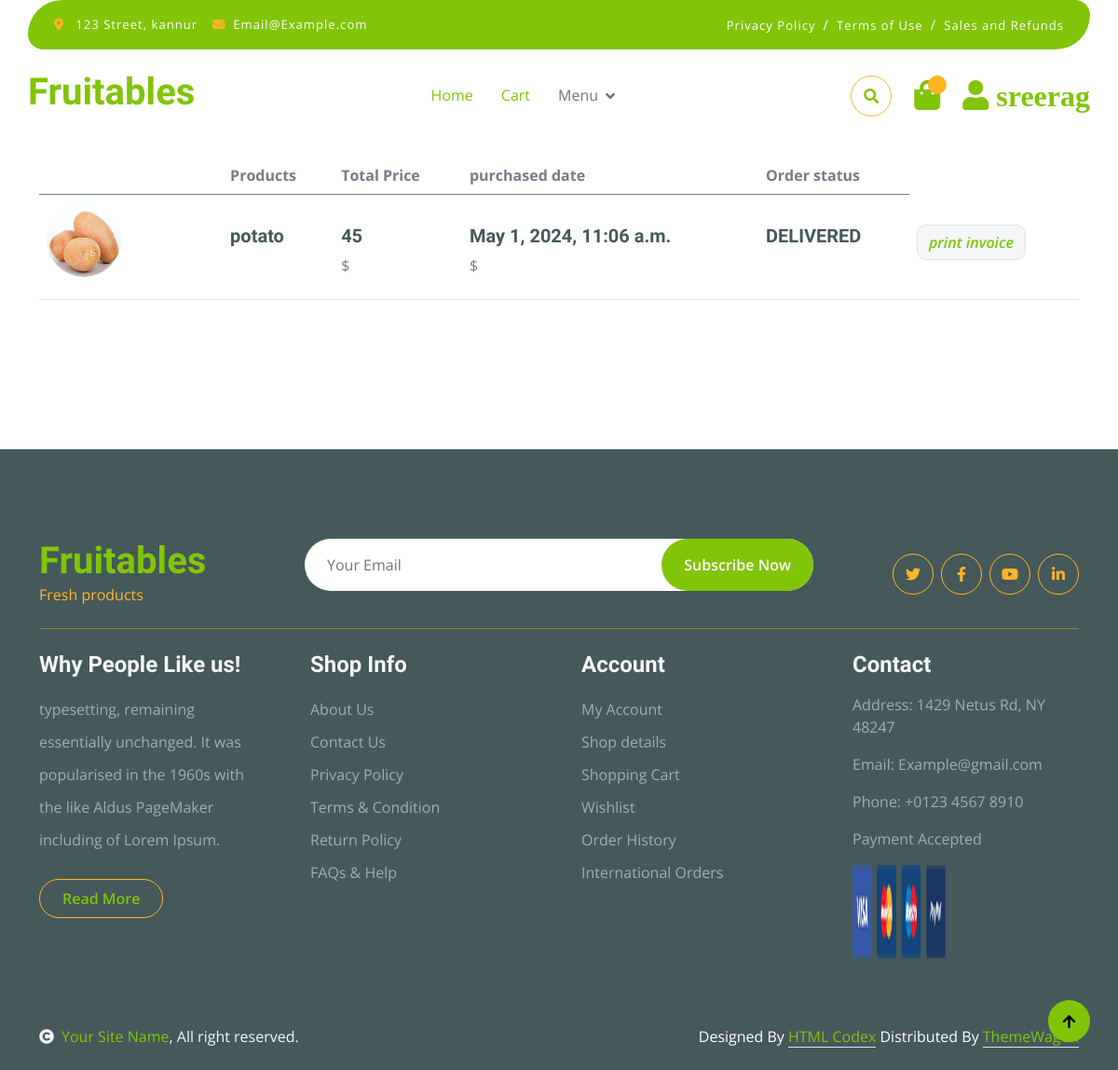
Page /order/userdetails/ (signed in) on the committed database.
### order/models.py (models this page shows)
class Order(models.Model):
    choice = (
    ("WAITING FOR SHIPPING", "waiting for shipping"),
    ("PRODUCT ON THE WAY", "product on the way"),
    ("OUT OF DELIVERY", "out of delivery"),
    ("DELIVERED", "delivered"),
)
    product = models.ForeignKey(
        Cart, on_delete=models.CASCADE, blank=True, null=True)
    user = models.ForeignKey(
        User, on_delete=models.CASCADE, blank=True, null=True)
    address = models.CharField(max_length=200, blank=True, null=True)
    created_date = models.DateTimeField(auto_now_add=True)
    orderstatus = models.CharField(max_length=50,
                                   choices=choice,
                                   default="WAITING FOR SHIPPING")
    file = models.FileField(upload_to='pdffile', blank=True, null=True)
    invoice_created = models.BooleanField(blank=True, null=True, default=False)

### cart/models.py (models this page shows, shortened)
class Cart(models.Model):
    product = models.ForeignKey(
        Product, on_delete=models.CASCADE, blank=True, null=True)
    user = models.ForeignKey(
        User, on_delete=models.CASCADE, blank=True, null=True)
    qty = models.IntegerField(default=1)
    total = models.IntegerField(blank=True, null=True)
    order_complted=models.BooleanField(default=False)

### app/models.py (models this page shows, shortened)
class Product(models.Model):
    name = models.CharField(max_length=50, blank=True, null=True)
    desc = models.TextField(blank=True, null=True)
    price = models.IntegerField(blank=True, null=True)
    image = models.ImageField(
        upload_to='images', default='image not available')
    thumbnails = models.ImageField(upload_to='thumbnail', blank=True)
    categ = models.ForeignKey(
        'category', on_delete=models.CASCADE, blank=True, null=True)
    created = models.DateTimeField(auto_now=True)
    class Meta:
        ordering = ['-created']

### order/views.py (the view)
# urls.py: path('userdetails/',userOrder,name='userdetails'),
@login_required(login_url='login')
def userOrder(request):
    order = Order.objects.filter(user=request.user)
    context = {'order': order}
    invoiceGeneration(request)
    return render(request, 'userdetails.html', context)

### order/views.py (called while the page is built, shortened)
def invoiceGeneration(request):
     print('wooo')
     invoice = Order.objects.filter(
        user=request.user, orderstatus='DELIVERED').filter(invoice_created=False)

### templates/userdetails.html (shortened to what this page needs)
{% extends "index.html" %}
{% block userdetails %}
<br>
<br>
<br>
<div class="container-fluid py-5 ">
    <div class="container py-5">
        <form action="{% url 'checkout' %}" method="GET"> {% csrf_token %}
        <div class="table-responsive">
            <table class="table">
                <thead>
                  <tr>
                    <th scope="col"></th>
                    <th scope="col">Products</th>
                    <th scope="col"> Total Price</th>
                    <th scope="col"> purchased date</th>
                    <th scope="col"> Order status</th>
                  </tr>
                </thead>
                <tbody>
                    {% for i in order  %}
                    <tr>
                        <th scope="row p-5">
                            <div class="d-flex align-items-center">
                                <img src="{{i.product.product.image.url}}" class="img-fluid me-5 rounded-circle" style="width: 80px; height: 80px;" alt="">
                            </div>
                        </th>
                        <td>
                            <p class="mb-0 mt-4"><h5>{{i.product.product.name}}</h5></p>
                        </td>
                        <td>
                            <p class="mb-0 mt-4"><h5>{{i.product.product.price}} </h5>$</p>
                        </td>
                        <td>
                            <p class="mb-0 mt-4"><h5>{{i.created_date}} </h5>$</p>
                        </td>
                        <td>
                            <p class="mb-0 mt-4"><h5>{{i.orderstatus}} </h5></p>
                        </td>
                        {% if  i.orderstatus == "DELIVERED" %}
                        <td>
                            <button class="btn btn-md  bg-light border mt-4" type="" >
                                <i class="text-danger"><a href="{% url 'downloadInvoice' i.id %}">print invoice</a></i>
                            </button>
                        </td>
                        {% endif %}
                    </tr>
                    {% endfor %}
                </tbody>
            </table>
        </div>
    </form>
                </div>
            </div>
{% endblock userdetails %}

### templates/index.html (shortened to what this page needs)
{% load static %}
<!DOCTYPE html>
<html lang="en">
<head>
  <link rel="stylesheet" href="https://use.fontawesome.com/releases/v5.15.4/css/all.css" />
  <link href="https://cdn.jsdelivr.net/npm/bootstrap-icons@1.4.1/font/bootstrap-icons.css" rel="stylesheet" />
  <link href="{% static 'lib/lightbox/css/lightbox.min.css' %}" rel="stylesheet" />
  <link href="{% static 'lib/owlcarousel/assets/owl.carousel.min.css' %}" rel="stylesheet" />
  <link href="{% static 'css/bootstrap.min.css' %}" rel="stylesheet" />
  <link href="{% static 'css/style.css' %}" rel="stylesheet" />
</head>
<body>
  <div class="container-fluid fixed-top">
    <div class="container topbar bg-primary d-none d-lg-block">
      <div class="d-flex justify-content-between">
        <div class="top-info ps-2">
          <small class="me-3"><i class="fas fa-map-marker-alt me-2 text-secondary"></i>
            <a href="#" class="text-white">123 Street, kannur</a></small>
          <small class="me-3"><i class="fas fa-envelope me-2 text-secondary"></i><a href="#"
              class="text-white">Email@Example.com</a></small>
        </div>
        <div class="top-link pe-2">
          <a href="#" class="text-white"><small class="text-white mx-2">Privacy Policy</small>/</a>
          <a href="#" class="text-white"><small class="text-white mx-2">Terms of Use</small>/</a>
          <a href="#" class="text-white"><small class="text-white ms-2">Sales and Refunds</small></a>
        </div>
      </div>
    </div>
    <div class="container px-0">
      <nav class="navbar navbar-light bg-white navbar-expand-xl">
        <a href="index.html" class="navbar-brand">
          <h1 class="text-primary display-6">Fruitables</h1>
        </a>
        <div class="collapse navbar-collapse bg-white" id="navbarCollapse">
          <div class="navbar-nav mx-auto">
            <a href="{% url 'index' %}" class="nav-item nav-link active">Home</a>
            <a href="{% url 'cart' %}" class="nav-item nav-link active">Cart</a>
            <div class="nav-item dropdown">
              <a href="#" class="nav-link dropdown-toggle" data-bs-toggle="dropdown">Menu</a>
            </div>
          </div>
          <div class="d-flex m-3 me-0">
            <button class="btn-search btn border border-secondary btn-md-square rounded-circle bg-white me-4"
              data-bs-toggle="modal" data-bs-target="#searchModal">
              <i class="fas fa-search text-primary"></i>
            </button>
            <a href="{% url 'cart' %}" class="position-relative me-4 my-auto">
              <i class="fa fa-shopping-bag fa-2x"></i>
              <span
                class="position-absolute bg-secondary rounded-circle d-flex align-items-center justify-content-center text-dark px-1"
                style="top: -5px; left: 15px; height: 20px; min-width: 20px">{{cart_count}}</span>
            </a>
            <a href="{% url 'userdetails' %}" class="my-auto">
              <i class="fas fa-user fa-2x"> {{request.user}}</i>
            </a>
          </div>
        </div>
      </nav>
    </div>
  </div>
  {% block userdetails %}
  {% endblock userdetails %}
  <div class="container-fluid bg-dark text-white-50 footer pt-5 mt-5">
    <div class="container py-5">
      <div class="pb-4 mb-4" style="border-bottom: 1px solid rgba(226, 175, 24, 0.5)">
        <div class="row g-4">
          <div class="col-lg-3">
            <a href="#">
              <h1 class="text-primary mb-0">Fruitables</h1>
              <p class="text-secondary mb-0">Fresh products</p>
            </a>
          </div>
          <div class="col-lg-6">
            <div class="position-relative mx-auto">
              <input class="form-control border-0 w-100 py-3 px-4 rounded-pill" type="number"
                placeholder="Your Email" />
              <button type="submit"
                class="btn btn-primary border-0 border-secondary py-3 px-4 position-absolute rounded-pill text-white"
                style="top: 0; right: 0">
                Subscribe Now
              </button>
            </div>
          </div>
          <div class="col-lg-3">
            <div class="d-flex justify-content-end pt-3">
              <a class="btn btn-outline-secondary me-2 btn-md-square rounded-circle" href=""><i
                  class="fab fa-twitter"></i></a>
              <a class="btn btn-outline-secondary me-2 btn-md-square rounded-circle" href=""><i
                  class="fab fa-facebook-f"></i></a>
              <a class="btn btn-outline-secondary me-2 btn-md-square rounded-circle" href=""><i
                  class="fab fa-youtube"></i></a>
              <a class="btn btn-outline-secondary btn-md-square rounded-circle" href=""><i
                  class="fab fa-linkedin-in"></i></a>
            </div>
          </div>
        </div>
      </div>
      <div class="row g-5">
        <div class="col-lg-3 col-md-6">
          <div class="footer-item">
            <h4 class="text-light mb-3">Why People Like us!</h4>
            <p class="mb-4">
              typesetting, remaining essentially unchanged. It was popularised
              in the 1960s with the like Aldus PageMaker including of Lorem
              Ipsum.
            </p>
            <a href="" class="btn border-secondary py-2 px-4 rounded-pill text-primary">Read More</a>
          </div>
        </div>
        <div class="col-lg-3 col-md-6">
          <div class="d-flex flex-column text-start footer-item">
            <h4 class="text-light mb-3">Shop Info</h4>
            <a class="btn-link" href="">About Us</a>
            <a class="btn-link" href="">Contact Us</a>
            <a class="btn-link" href="">Privacy Policy</a>
            <a class="btn-link" href="">Terms & Condition</a>
            <a class="btn-link" href="">Return Policy</a>
            <a class="btn-link" href="">FAQs & Help</a>
          </div>
        </div>
        <div class="col-lg-3 col-md-6">
          <div class="d-flex flex-column text-start footer-item">
            <h4 class="text-light mb-3">Account</h4>
            <a class="btn-link" href="">My Account</a>
            <a class="btn-link" href="">Shop details</a>
            <a class="btn-link" href="">Shopping Cart</a>
            <a class="btn-link" href="">Wishlist</a>
            <a class="btn-link" href="">Order History</a>
            <a class="btn-link" href="">International Orders</a>
          </div>
        </div>
        <div class="col-lg-3 col-md-6">
          <div class="footer-item">
            <h4 class="text-light mb-3">Contact</h4>
            <p>Address: 1429 Netus Rd, NY 48247</p>
            <p>Email: Example@gmail.com</p>
            <p>Phone: +0123 4567 8910</p>
            <p>Payment Accepted</p>
            <img src="{% static 'img/payment.png' %}" class="img-fluid" alt="" />
          </div>
        </div>
      </div>
    </div>
  </div>
  <div class="container-fluid copyright bg-dark py-4">
    <div class="container">
      <div class="row">
        <div class="col-md-6 text-center text-md-start mb-3 mb-md-0">
          <span class="text-light"><a href="#"><i class="fas fa-copyright text-light me-2"></i>Your Site
              Name</a>, All right reserved.</span>
        </div>
        <div class="col-md-6 my-auto text-center text-md-end text-white">
          Designed By
          <a class="border-bottom" href="https://htmlcodex.com">HTML Codex</a>
          Distributed By
          <a class="border-bottom" href="https://themewagon.com">ThemeWagon</a>
        </div>
      </div>
    </div>
  </div>
  <a href="#" class="btn btn-primary border-3 border-primary rounded-circle back-to-top"><i
      class="fa fa-arrow-up"></i></a>
</body>
</html>

### static/css/style.css (style rules this page uses)
.back-to-top { position: fixed; right: 30px; bottom: 30px; display: flex; width: 45px; height: 45px; align-items: center; justify-content: center; transition: 0.5s; z-index: 99; }
.btn { font-weight: 600; transition: .5s; }
.btn-md-square { width: 44px; height: 44px; }
.btn-square, .btn-sm-square, .btn-md-square, .btn-lg-square { padding: 0; display: flex; align-items: center; justify-content: center; font-weight: normal; }
.btn.border-secondary { transition: 0.5s; }
.fixed-top { transition: 0.5s; background: var(--bs-white); border: 0; }
.topbar { padding: 20px; border-radius: 230px 100px; }
.topbar .top-info { font-size: 15px; line-height: 0; letter-spacing: 1px; display: flex; align-items: center; }
.topbar .top-link { font-size: 15px; line-height: 0; letter-spacing: 1px; display: flex; align-items: center; }
.topbar .top-link a { letter-spacing: 1px; }
.navbar .navbar-nav .nav-link { padding: 10px 15px; font-size: 16px; transition: .5s; }
.navbar { height: 100px; border-bottom: 1px solid rgba(255, 255, 255, .1); }
.navbar .navbar-nav .nav-link:hover, .navbar .navbar-nav .nav-link.active, .fixed-top.bg-white .navbar .navbar-nav .nav-link:hover, .fixed-top.bg-white .navbar .navbar-nav .nav-link.active { color: var(--bs-primary); }
.navbar .dropdown-toggle::after { border: none; content: "\f107"; font-family: "Font Awesome 5 Free"; font-weight: 700; vertical-align: middle; margin-left: 8px; }
.img-fluid { width: 100px; height: 100px; }
.footer .footer-item .btn-link { line-height: 35px; color: rgba(255, 255, 255, .5); transition: 0.5s; }
.footer .footer-item p.mb-4 { line-height: 35px; }

### rows in the picture
Order: product.product.image (picture), product.product.name "potato", product.product.price "45", created_date "May 1, 2024, 11:06 a.m.", orderstatus "DELIVERED", shows "print invoice"

### other values in the picture
{{ request.user }} "sreerag"
